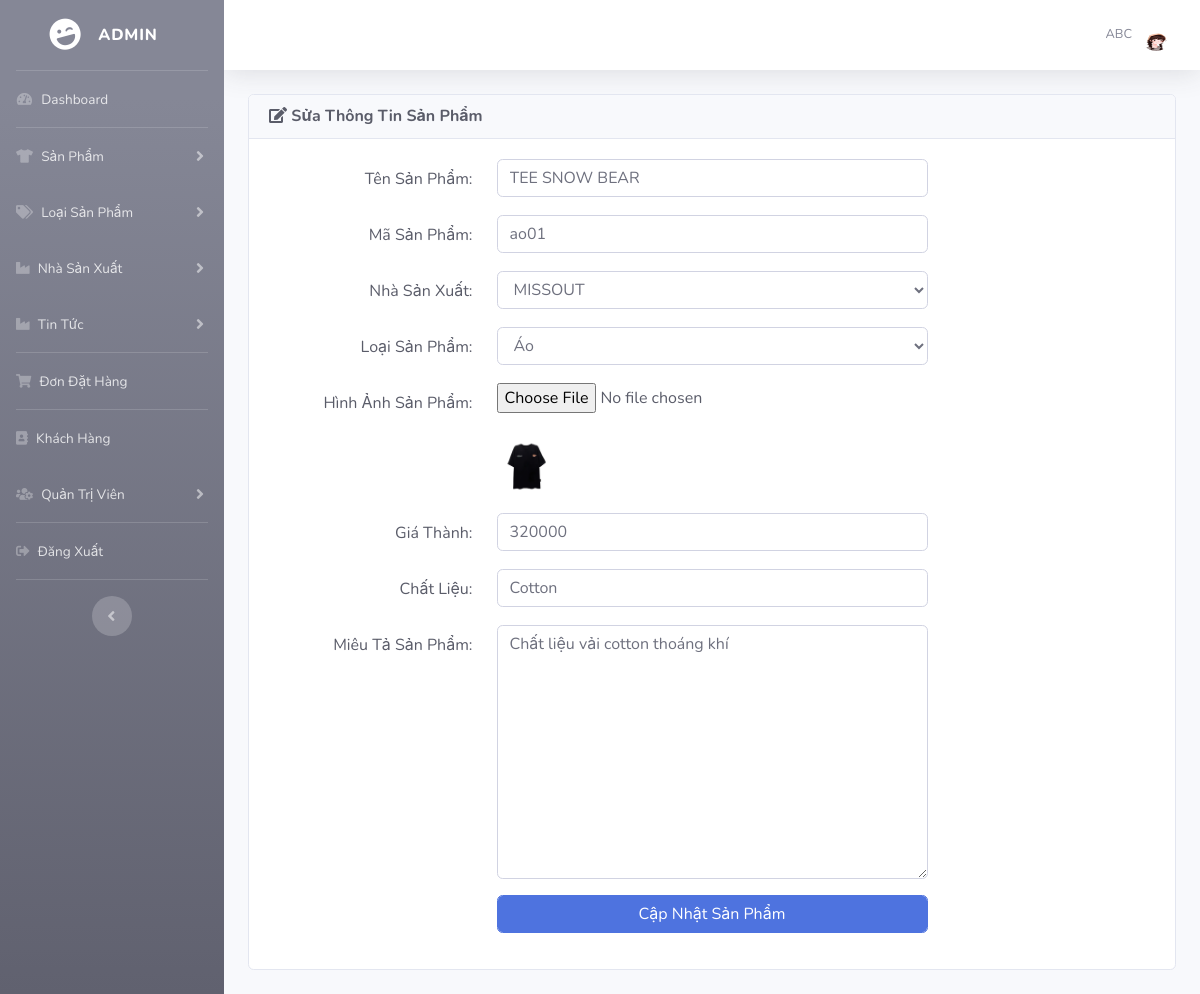
The page /admin/index.php?edit_product=ao01 (signed in) on the database its author committed.
### tables this page shows
CREATE TABLE `sp` (
  `MA_SP` varchar(10) NOT NULL,
  `TEN_SP` varchar(50) NOT NULL,
  `MA_LOAISP` varchar(10) NOT NULL,
  `MA_HANGSX` varchar(10) NOT NULL,
  `MIEUTA_SP` text DEFAULT NULL,
  `HINHANH_SP` text DEFAULT NULL,
  `GIA` bigint(20) NOT NULL,
  `CHAT_LIEU` varchar(255) NOT NULL
);

### admin/includes/database.php (called while the page is built, shortened)
<?php
    class MyConnect {
        private $conn;
        public function __construct() {
            $this->host = "localhost";
            $this->user = "root";
            $this->passwd = "";
            $this->database = "clothingshop";
            $this->conn = new mysqli($this->host,$this->user,$this->passwd,$this->database, 3307);
        }
        public function isConnected() {
            return true;
        }
        public function query($query) {
            if($this->isConnected()) {
                $tableData = mysqli_query($this->conn,$query);
                return $tableData;
            }
        }
    }
?>

### admin/edit_product.php (the view, shortened to what this page needs)
<?php
if (!isset($_SESSION['admin_email'])) {
    echo "<script>window.open('login.php','_self')</script>";
} else {
    if (isset($_GET['edit_product'])) {
        $edit_id = $_GET['edit_product'];
        $query = "select * from SP where MA_SP='$edit_id'";
        $runQry = $MyConn->query($query);
        $get_p = mysqli_fetch_array($runQry);
        $cur_p_id = $get_p['MA_SP'];
        $cur_p_name = $get_p['TEN_SP'];
        $cur_p_cat = $get_p['MA_LOAISP'];
        $cur_p_man = $get_p['MA_HANGSX'];
        $cur_p_image = $get_p['HINHANH_SP'];
        $cur_p_price = $get_p['GIA'];
        $cur_p_about = $get_p['MIEUTA_SP'];
        $cur_p_chatlieu = $get_p['CHAT_LIEU'];
    }
?>
    <div class="row">
        <div class="col-lg-12">
            <div class="card text-dark mb-4">
                <div class="card-header">
                    <h6 class="m-0 font-weight-bold"><i class="fas fa-edit"></i> Sửa Thông Tin Sản Phẩm</h6>
                </div>
                <div class="card-body">
                    <form action="" class="form-horizontal" method="post" enctype="multipart/form-data">
                        <div class="form-group">
                            <div class="row">
                                <label class="control-label col-sm-3 text-right mt-2">Tên Sản Phẩm:</label>
                                <div class="col-sm-6">
                                    <input type="text" class="form-control" name="product_name" required value="<?php echo $cur_p_name ?>">
                                </div>
                            </div>
                        </div>
                        <div class="form-group">
                            <div class="row">
                                <label class="control-label col-sm-3 text-right mt-2">Mã Sản Phẩm:</label>
                                <div class="col-sm-6">
                                    <input type="text" class="form-control" name="product_id" required value="<?php echo $cur_p_id ?>">
                                </div>
                            </div>
                        </div>
                        <div class="form-group">
                            <div class="row">
                                <label class="control-label col-sm-3 text-right mt-2">Nhà Sản Xuất:</label>
                                <div class="col-sm-6">
                                    <select name="manufacturer" class="form-control">
                                        <?php
                                        $getManQry = "select * from HANGSX";
                                        $result = $MyConn->query($getManQry);
                                        ?>
                                        <?php
                                        while ($row = mysqli_fetch_array($result)) {
                                            $man_id = $row['MA_HANGSX'];
                                            $man_name = $row['TEN_HANGSX'];
                                            $isSelected_man = "";
                                            if ($man_id == $cur_p_man) {
                                                $isSelected_man = "selected";
                                            }
                                            echo "<option value='$man_id' $isSelected_man>$man_name</option>";
                                        }
                                        ?>
                                    </select>
                                </div>
                            </div>
                        </div>
                        <div class="form-group">
                            <div class="row">
                                <label class="control-label col-sm-3 text-right mt-2">Loại Sản Phẩm:</label>
                                <div class="col-sm-6">
                                    <select name="catalog" class="form-control">
                                        <?php
                                        $getCatQry = "select * from LOAISP";
                                        $result = $MyConn->query($getCatQry);
                                        ?>
                                        <?php
                                        while ($row = mysqli_fetch_array($result)) {
                                            $cat_id = $row['MA_LOAISP'];
                                            $cat_name = $row['TEN_LOAISP'];
                                            $isSelected_cat = "";
                                            if ($cat_id == $cur_p_cat) {
                                                $isSelected_cat = "selected";
                                            }
                                            echo "<option value='$cat_id' $isSelected_cat>$cat_name</option>";
                                        }
                                        ?>
                                    </select>
                                </div>
                            </div>
                        </div>
                        <div class="form-group">
                            <div class="row">
                                <label class="control-label col-sm-3 text-right mt-2">Hình Ảnh Sản Phẩm:</label>
                                <div class="col-sm-6">
                                    <input type="file" name="product_image" class="form-control-file">
                                    <br>
                                    <img src="<?php echo "product_images/$cur_p_image" ?>" width="60" height="60" class="rounded">
                                </div>
                            </div>
                        </div>
                        <div class="form-group">
                            <div class="row">
                                <label class="control-label col-sm-3 text-right mt-2">Giá Thành:</label>
                                <div class="col-sm-6">
                                    <input type="number" name="product_price" class="form-control" required value="<?php echo $cur_p_price ?>">
                                </div>
                            </div>
                        </div>
                        <div class="form-group">
                            <div class="row">
                                <label class="control-label col-sm-3 text-right mt-2">Chất Liệu:</label>
                                <div class="col-sm-6">
                                    <input type="text" name="product_material" class="form-control" required value="<?php echo $cur_p_chatlieu ?>">
                                </div>
                            </div>
                        </div>
                        <div class="form-group">
                            <div class="row">
                                <label class="control-label col-sm-3 text-right mt-2">Miêu Tả Sản Phẩm:</label>
                                <div class="col-sm-6">
                                    <textarea name="product_desc" class="form-control" rows="10"><?php echo $cur_p_about ?>
                            </textarea>
                                </div>
                            </div>
                        </div>
                        <div class="form-group">
                            <div class="row">
                                <label class="control-label col-sm-3 text-right mt-2"></label>
                                <div class="col-sm-6">
                                    <input type="submit" name="update" value="Cập Nhật Sản Phẩm" class="btn btn-primary form-control">
                                </div>
                            </div>
                        </div>
                    </form>
                </div>
            </div>
        </div>
    </div>
<?php } ?>

### admin/index.php (shortened to what this page needs)
<?php
include("includes/database.php");
if(!isset($_SESSION['admin_email'])){
echo "<script>window.open('login.php','_self')</script>";
}
else {
?>
<?php
$MyConn = new MyConnect();
$admin_session = $_SESSION['admin_email'];
$getAdminQry = "select * from admin where Email='$admin_session'";
$getAdmin = $MyConn->query($getAdminQry);
$row_admin = mysqli_fetch_array($getAdmin);
$admin_name = $row_admin['Name'];
$admin_image = $row_admin['Image'];
?>
<!DOCTYPE html>
<html lang="en">
<head>
    <link href="vendor/fontawesome-free/css/all.min.css" rel="stylesheet" type="text/css">
    <link href="css/sb-admin-2.min.css" rel="stylesheet">
    <link href="css/thumb.css" rel="stylesheet">
    <link href="css/style.css" rel="stylesheet">
    <link href="vendor/datatables/dataTables.bootstrap4.min.css" rel="stylesheet">
</head>
<body id="page-top">
    <div id="wrapper">
    <?php include("includes/sidebars.php");  ?>
        <div id="content-wrapper" class="d-flex flex-column">
            <div id="content">
                <nav class="navbar navbar-expand navbar-light bg-white topbar mb-4 static-top shadow">
                    <ul class="navbar-nav ml-auto">
                        <li class="nav-item dropdown no-arrow">
                            <a class="nav-link dropdown-toggle" href="#" id="userDropdown" role="button"
                                data-toggle="dropdown" aria-haspopup="true" aria-expanded="false">
                                <span class="mr-2 d-none d-lg-inline text-gray-600 small"> <?php echo $admin_name ?></span>
                                <img class="img-profile rounded-circle"
                                    src="<?php echo "admin_images/".$admin_image ?>">
                            </a>
                        </li>
                    </ul>
                </nav>
                <div class="container-fluid">
                    <?php
                    if(isset($_GET['dashboard'])) {
                        include("dashboard.php");
                    }
                    else if(isset($_GET['insert_product'])) {
                        include("insert_product.php");
                    }
                    else if(isset($_GET['view_product'])) {
                        include("view_product.php");
                    }
                    else if(isset($_GET['edit_product'])) {
                        include("edit_product.php");
                    }
                    ?>
                </div>
            </div>
        </div>
    </div>
</body>
</html>
<?php } ?>

### rows shown on the page
sp: product_name "TEE SNOW BEAR", product_id "ao01", HINHANH_SP (picture), product_price "320000", product_material "Cotton", product_desc "Chất liệu vải cotton thoáng khí"

### other values the page prints
$admin_name "ABC"
form field manufacturer "MISSOUT"
form field catalog "Áo"
